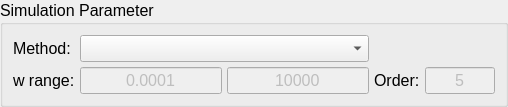
     <widget class="QGroupBox" name="groupBox_2">
      <property name="minimumSize">
       <size>
        <width>0</width>
        <height>0</height>
       </size>
      </property>
      <property name="maximumSize">
       <size>
        <width>16777215</width>
        <height>16777215</height>
       </size>
      </property>
      <property name="font">
       <font>
        <pointsize>12</pointsize>
        <weight>50</weight>
        <bold>false</bold>
       </font>
      </property>
      <property name="title">
       <string>Simulation Parameter</string>
      </property>
      <layout class="QVBoxLayout" name="verticalLayout_10">
       <property name="spacing">
        <number>5</number>
       </property>
       <property name="leftMargin">
        <number>5</number>
       </property>
       <property name="topMargin">
        <number>5</number>
       </property>
       <property name="rightMargin">
        <number>5</number>
       </property>
       <property name="bottomMargin">
        <number>5</number>
       </property>
       <item>
        <layout class="QGridLayout" name="gridLayout_3">
         <property name="leftMargin">
          <number>5</number>
         </property>
         <property name="topMargin">
          <number>5</number>
         </property>
         <property name="rightMargin">
          <number>5</number>
         </property>
         <property name="bottomMargin">
          <number>5</number>
         </property>
         <property name="horizontalSpacing">
          <number>5</number>
         </property>
         <item row="1" column="1">
          <widget class="QLineEdit" name="lineEdit_StartFreq">
           <property name="enabled">
            <bool>false</bool>
           </property>
           <property name="font">
            <font>
             <pointsize>12</pointsize>
            </font>
           </property>
           <property name="text">
            <string>0.0001</string>
           </property>
           <property name="alignment">
            <set>Qt::AlignCenter</set>
           </property>
           <property name="placeholderText">
            <string>Start (float)</string>
           </property>
          </widget>
         </item>
         <item row="1" column="0">
          <widget class="QLabel" name="label_2">
           <property name="font">
            <font>
             <pointsize>12</pointsize>
            </font>
           </property>
           <property name="text">
            <string>w range:</string>
           </property>
          </widget>
         </item>
         <item row="1" column="4">
          <widget class="QLineEdit" name="lineEditOrder">
           <property name="enabled">
            <bool>false</bool>
           </property>
           <property name="maximumSize">
            <size>
             <width>70</width>
             <height>40</height>
            </size>
           </property>
           <property name="font">
            <font>
             <pointsize>12</pointsize>
            </font>
           </property>
           <property name="text">
            <string>5</string>
           </property>
           <property name="alignment">
            <set>Qt::AlignCenter</set>
           </property>
           <property name="placeholderText">
            <string>(int)</string>
           </property>
          </widget>
         </item>
         <item row="0" column="0">
          <widget class="QLabel" name="label">
           <property name="font">
            <font>
             <pointsize>12</pointsize>
            </font>
           </property>
           <property name="text">
            <string>Method:</string>
           </property>
          </widget>
         </item>
         <item row="1" column="3">
          <widget class="QLabel" name="label_3">
           <property name="font">
            <font>
             <pointsize>12</pointsize>
            </font>
           </property>
           <property name="text">
            <string>Order:</string>
           </property>
           <property name="buddy">
            <cstring>lineEditOrder</cstring>
           </property>
          </widget>
         </item>
         <item row="1" column="2">
          <widget class="QLineEdit" name="lineEdit_StopFreq">
           <property name="enabled">
            <bool>false</bool>
           </property>
           <property name="font">
            <font>
             <pointsize>12</pointsize>
            </font>
           </property>
           <property name="text">
            <string>10000</string>
           </property>
           <property name="alignment">
            <set>Qt::AlignCenter</set>
           </property>
           <property name="placeholderText">
            <string>Stop (int)</string>
           </property>
          </widget>
         </item>
         <item row="0" column="1" colspan="2">
          <widget class="QComboBox" name="comboBoxOptTypeMethod">
           <property name="sizePolicy">
            <sizepolicy hsizetype="Minimum" vsizetype="Fixed">
             <horstretch>0</horstretch>
             <verstretch>0</verstretch>
            </sizepolicy>
           </property>
           <property name="focusPolicy">
            <enum>Qt::NoFocus</enum>
           </property>
           <property name="modelColumn">
            <number>0</number>
           </property>
          </widget>
         </item>
        </layout>
       </item>
      </layout>
     </widget>
